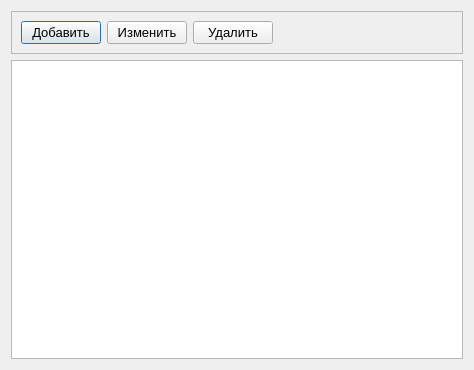
<?xml version="1.0" encoding="UTF-8"?>
<ui version="4.0">
 <class>Categories</class>
 <widget class="QDialog" name="Categories">
  <property name="geometry">
   <rect>
    <x>0</x>
    <y>0</y>
    <width>474</width>
    <height>370</height>
   </rect>
  </property>
  <property name="font">
   <font>
    <pointsize>10</pointsize>
   </font>
  </property>
  <property name="windowTitle">
   <string>Категории</string>
  </property>
  <layout class="QVBoxLayout" name="verticalLayout">
   <item>
    <widget class="QFrame" name="frame">
     <property name="frameShape">
      <enum>QFrame::StyledPanel</enum>
     </property>
     <property name="frameShadow">
      <enum>QFrame::Raised</enum>
     </property>
     <layout class="QHBoxLayout" name="horizontalLayout">
      <item>
       <widget class="QPushButton" name="pushButton">
        <property name="text">
         <string>Добавить</string>
        </property>
        <property name="icon">
         <iconset resource="rsc.qrc">
          <normaloff>:/ico/edit_add_2484.ico</normaloff>:/ico/edit_add_2484.ico</iconset>
        </property>
        <property name="iconSize">
         <size>
          <width>32</width>
          <height>32</height>
         </size>
        </property>
       </widget>
      </item>
      <item>
       <widget class="QPushButton" name="pushButton_2">
        <property name="text">
         <string>Изменить</string>
        </property>
        <property name="icon">
         <iconset resource="rsc.qrc">
          <normaloff>:/ico/agt_update_misc_7316.ico</normaloff>:/ico/agt_update_misc_7316.ico</iconset>
        </property>
        <property name="iconSize">
         <size>
          <width>32</width>
          <height>32</height>
         </size>
        </property>
       </widget>
      </item>
      <item>
       <widget class="QPushButton" name="pushButton_3">
        <property name="text">
         <string>Удалить</string>
        </property>
        <property name="icon">
         <iconset resource="rsc.qrc">
          <normaloff>:/ico/buttons_21_6150.ico</normaloff>:/ico/buttons_21_6150.ico</iconset>
        </property>
        <property name="iconSize">
         <size>
          <width>32</width>
          <height>32</height>
         </size>
        </property>
       </widget>
      </item>
      <item>
       <spacer name="horizontalSpacer">
        <property name="orientation">
         <enum>Qt::Horizontal</enum>
        </property>
        <property name="sizeHint" stdset="0">
         <size>
          <width>40</width>
          <height>20</height>
         </size>
        </property>
       </spacer>
      </item>
     </layout>
    </widget>
   </item>
   <item>
    <widget class="QTableView" name="tableView"/>
   </item>
  </layout>
 </widget>
 <resources>
  <include location="rsc.qrc"/>
 </resources>
 <connections/>
</ui>
